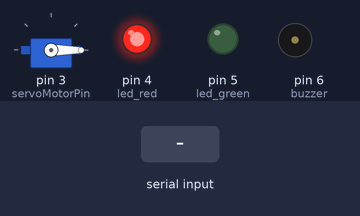
A sketch run on a simulated Arduino Uno, built with avr-gcc and run on an emulated ATmega328P. Parts: servo, output pins drawn as LEDs (lit = HIGH), buzzer (waves = sounding). The test bench sets the inputs (shaded band).

Above: at 1.2 s.
1.3 s: "1" received over Serial
At 2.1 s:
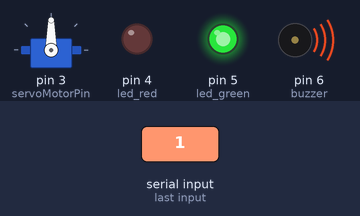
At 2.9 s:
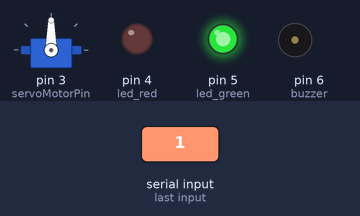
3.8 s: "0" received over Serial
At 5.2 s:
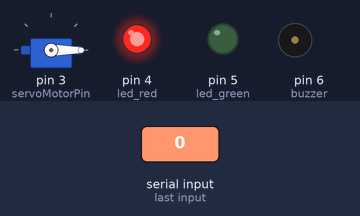
Timing chart, 0 to 6.8 s (numbered marks = the images above; inputs shaded):
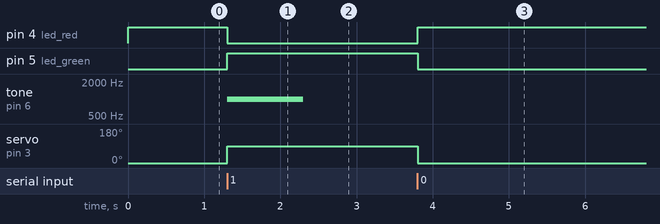

Measured:
- after the input at 1.3 s, pin 4 (led_red): HIGH → LOW at once; pin 5 (led_green): LOW → HIGH at once; tone on pin 6 (buzzer): silent → 1000 Hz at once, → silent 1.0 s later; servo on pin 3 (servoMotorPin): 0° → 90° at once
- after the input at 3.8 s, pin 4 (led_red): LOW → HIGH at once; pin 5 (led_green): HIGH → LOW at once; servo on pin 3 (servoMotorPin): 90° → 0° at once

The sketch:

hardware.ino
```cpp
#include "Servo.h"
Servo servoMotorObj;

int led_red = 4;
int led_green = 5;
int buzzer = 6;

int const servoMotorPin = 3;

void setup() {
  Serial.begin(9600);

  servoMotorObj.attach(servoMotorPin);
  pinMode(led_red, OUTPUT);
  pinMode(led_green, OUTPUT);
  pinMode(buzzer, OUTPUT);

  servoMotorObj.write(0);
  digitalWrite(led_red, 1);
}

void loop() {
  if (Serial.available()) {
    char status = Serial.read();
    if (status == '1') {
      servoMotorObj.write(90);
      tone(buzzer, 1000, 1000);
      digitalWrite(led_green, 1);
      digitalWrite(led_red, 0);
    }
    else {
      servoMotorObj.write(0);
      digitalWrite(led_green, 0);
      digitalWrite(led_red, 1);
    }
  }
}
```
